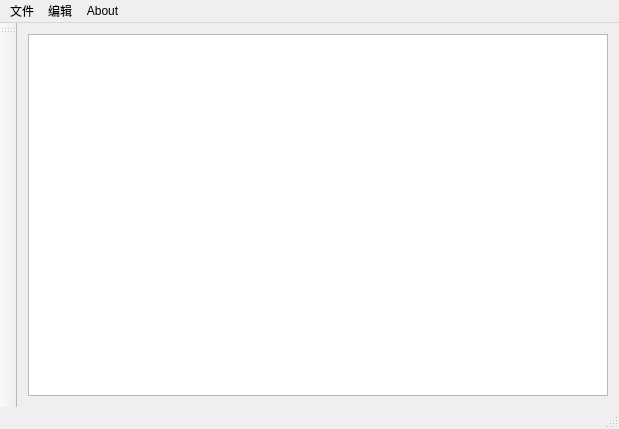
<?xml version="1.0" encoding="UTF-8"?>
<ui version="4.0">
 <class>NotePad</class>
 <widget class="QMainWindow" name="NotePad">
  <property name="geometry">
   <rect>
    <x>0</x>
    <y>0</y>
    <width>619</width>
    <height>429</height>
   </rect>
  </property>
  <property name="windowTitle">
   <string>NotePad</string>
  </property>
  <widget class="QWidget" name="centralWidget">
   <layout class="QVBoxLayout" name="verticalLayout">
    <item>
     <widget class="QTextEdit" name="textEdit"/>
    </item>
   </layout>
  </widget>
  <widget class="QMenuBar" name="menuBar">
   <property name="geometry">
    <rect>
     <x>0</x>
     <y>0</y>
     <width>619</width>
     <height>26</height>
    </rect>
   </property>
   <widget class="QMenu" name="menuFile">
    <property name="title">
     <string>文件</string>
    </property>
    <addaction name="actionNew"/>
    <addaction name="actionOpen"/>
    <addaction name="actionSave"/>
    <addaction name="actionSaveAs"/>
    <addaction name="actionPrint"/>
    <addaction name="actionExit"/>
   </widget>
   <widget class="QMenu" name="menuEdit">
    <property name="title">
     <string>编辑</string>
    </property>
    <addaction name="actionCopy"/>
    <addaction name="actionCut"/>
    <addaction name="actionPaste"/>
    <addaction name="actionUndo"/>
    <addaction name="actionRedo"/>
    <addaction name="actionFontColor"/>
    <addaction name="actionFont"/>
    <addaction name="actionUnderline"/>
    <addaction name="actionItalic"/>
   </widget>
   <widget class="QMenu" name="menuAbout">
    <property name="title">
     <string>About</string>
    </property>
    <addaction name="actionAbout_2"/>
   </widget>
   <addaction name="menuFile"/>
   <addaction name="menuEdit"/>
   <addaction name="menuAbout"/>
  </widget>
  <widget class="QToolBar" name="mainToolBar">
   <attribute name="toolBarArea">
    <enum>LeftToolBarArea</enum>
   </attribute>
   <attribute name="toolBarBreak">
    <bool>false</bool>
   </attribute>
  </widget>
  <widget class="QStatusBar" name="statusBar"/>
  <action name="actionNew">
   <property name="text">
    <string>新建</string>
   </property>
  </action>
  <action name="actionOpen">
   <property name="text">
    <string>打开</string>
   </property>
  </action>
  <action name="actionSave">
   <property name="text">
    <string>保存</string>
   </property>
  </action>
  <action name="actionSaveAs">
   <property name="text">
    <string>另存为</string>
   </property>
  </action>
  <action name="actionPrint">
   <property name="text">
    <string>Print</string>
   </property>
  </action>
  <action name="actionExit">
   <property name="text">
    <string>退出</string>
   </property>
  </action>
  <action name="actionCopy">
   <property name="text">
    <string>复制</string>
   </property>
  </action>
  <action name="actionCut">
   <property name="text">
    <string>剪切</string>
   </property>
  </action>
  <action name="actionPaste">
   <property name="text">
    <string>粘贴</string>
   </property>
  </action>
  <action name="actionUndo">
   <property name="text">
    <string>Undo</string>
   </property>
  </action>
  <action name="actionRedo">
   <property name="text">
    <string>Redo</string>
   </property>
  </action>
  <action name="actionFontColor">
   <property name="text">
    <string>字体颜色</string>
   </property>
  </action>
  <action name="actionFont">
   <property name="text">
    <string>字体</string>
   </property>
  </action>
  <action name="actionUnderline">
   <property name="text">
    <string>Underline</string>
   </property>
  </action>
  <action name="actionItalic">
   <property name="text">
    <string>Italic</string>
   </property>
  </action>
  <action name="actionAbout">
   <property name="text">
    <string>About</string>
   </property>
  </action>
  <action name="actionAbout_2">
   <property name="text">
    <string>关于</string>
   </property>
  </action>
 </widget>
 <layoutdefault spacing="6" margin="11"/>
 <resources/>
 <connections/>
</ui>
